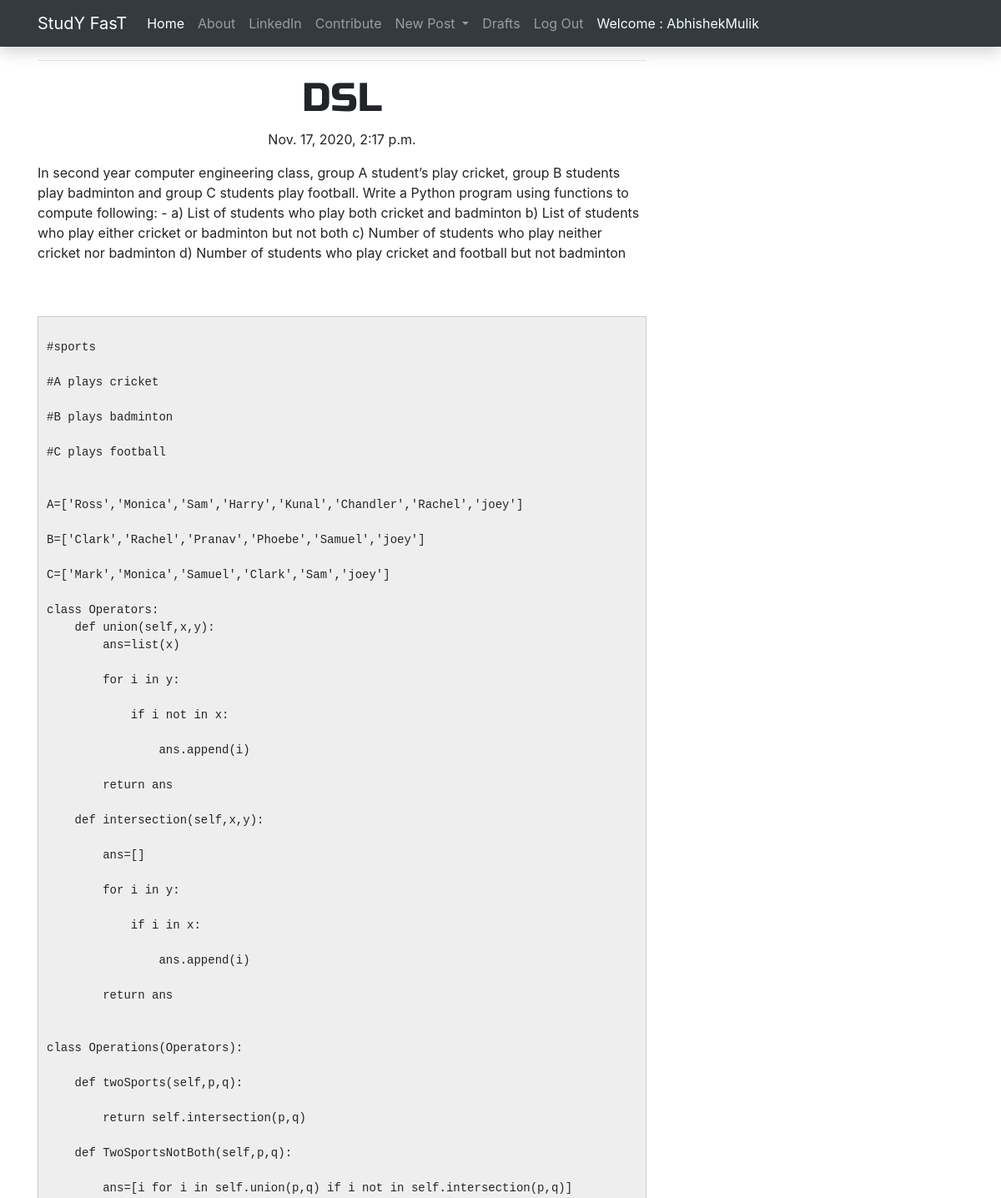
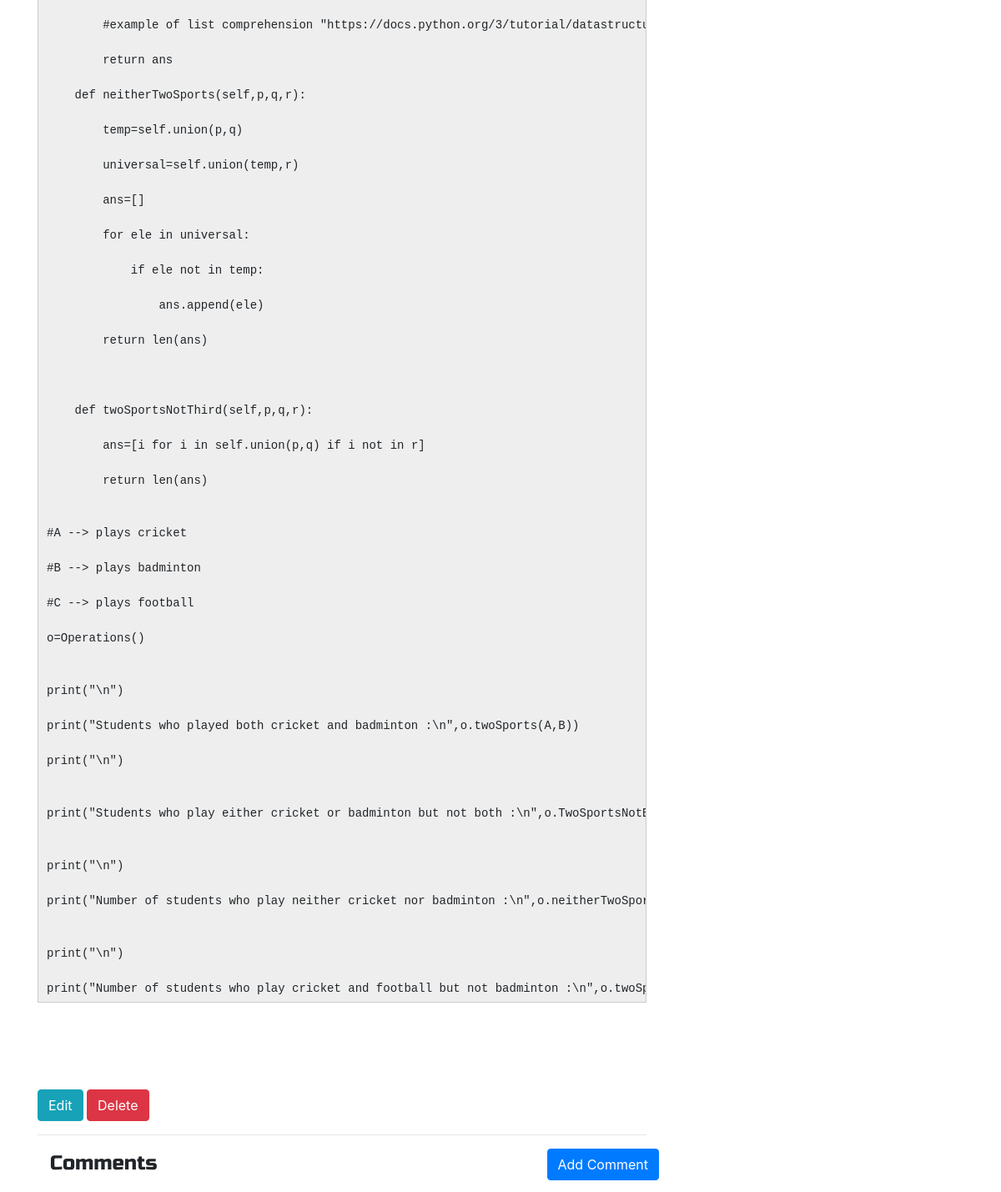
The app's page /post/12 (signed in) with its own data (2 pictures, top to bottom).
### blog/models.py (models this page shows, shortened)
class Post(models.Model):
    author=models.CharField(max_length=200,blank=True)
    title=models.CharField(max_length=200)
    subject=models.ForeignKey('SubjectList',on_delete=models.CASCADE,default=1)
    category=models.ForeignKey("Category",on_delete=models.CASCADE,default=1)
    text=RichTextField(blank=True,null=True)
    created_date=models.DateTimeField(default=timezone.now)
    published_date=models.DateTimeField(blank=True,null=True)

### blog/views.py (the view)
# urls.py: url(r'^post/(?P<pk>\d+)$', views.PostDetailView.as_view(), name='post_detail'),
class PostDetailView(DetailView):
    model=Post

### blog/templates/blog/post_detail.html (shortened to what this page needs)
{% extends 'blog/base.html' %}
{% block content %}
<h1 class="posttitle loader">{{post.title}}</h1>
{% if post.published_date %}
    <div class="date postdate">
        {{post.published_date}}
    </div>
{% else %}
    <a class="btn btn-success" href="{% url 'post_published' pk=post.id %}">Publish</a>
{% endif %}
<p class="postcontent">{{ post.text|safe|linebreaksbr}}</p>
{% if user.is_authenticated %}
  <a class="btn btn-info" href="{%url 'post_edit' pk=post.pk %}">Edit
  </a>
  <a class="btn btn-danger" href="{%url 'post_remove' pk=post.pk %}">Delete
   </a>
{%endif%}
<hr>
<a class="btn btn-primary btn-comment" href="{%url 'add_comment_to_post' pk=post.pk %}">Add Comment</a>
<div class="container">
    <p style="text-align:justify; font-size:x-large" class="posttitle loader">Comments</p>
</div>
{% endblock %}

### blog/templates/blog/base.html (shortened to what this page needs)
<!DOCTYPE html>
{% load static %}
<html>
    <head>
        <link rel="stylesheet" href="https://stackpath.bootstrapcdn.com/bootstrap/4.3.1/css/bootstrap.min.css">
        <link rel="stylesheet" href="//cdn.jsdelivr.net/medium-editor/latest/css/medium-editor.min.css" type="text/css" media="screen" charset="utf-8">
        <link rel="stylesheet" href="{% static 'css/blog.css' %}">
    </head>
<nav class="navbar navbar-expand-md navbar-dark bg-dark shadow sticky-top"style="background-color: #030303">
  <div class="container">
    <a class="navbar-brand" href="{% url 'subjectList' %}">StudY FasT</a>
    <div class="collapse navbar-collapse" id="collapse_target">
    <ul class="nav navbar-nav navbar-right ">
      <li class="nav-item active">
        <a class="nav-link navbar-right" href="{% url 'subjectList' %}">Home</a>
      </li>
      <li>
        <a class="nav-link" href="{% url 'about' %}">About</a>
      </li>
      <li class="nav-item">
        <a class="nav-link" href="https://www.linkedin.com/in/abhishek-mulik-931134193/">LinkedIn</a>
      </li>
      <li>
        <a class="nav-link" href="{% url 'contribute' %}">Contribute</a>
      </li>
      {% if user.is_authenticated %}
      <li class="nav-item dropdown">
        <a class="nav-link dropdown-toggle"href="#"id="navbarDropdown" role="button" data-toggle="dropdown" aria-haspopup="true" aria-expanded="false">
          New Post
        </a>
      </li>
      <li class="nav-item">
       <a class="nav-link" href="{% url 'post_draft_list' %}">Drafts</a>
       </li>
       <li class="nav-item">
           <a class="nav-link" href="{% url 'logout' %}">Log Out</a>
       </li>
       <li class="nav-item">
           <a class="nav-link" style="color: azure;">Welcome : {{user.username}}</a>
       </li>
       {% else %}
       <li class="nav-item"><a class="nav-link" style="color: beige;" href="{% url 'login' %}" >LogIn</a></li>
       {% endif %}
      </ul>
    </div>
  </div>
</nav>
    <div class="content container">
        <div class="row">
            <div class="col-md-8">
                <div class="blog_posts">
                  <hr>
                    {% block content %}
                    {% endblock %}
                </div>
            </div>
        </div>
    </div>
    </body>
</html>

### blog/static/css/blog.css (style rules this page uses)
.postdate { text-align: center; }
.posttitle { font-family: 'Russo One',sans-serif; font-size: 3em; text-align: center; }
.postcontent { font-family: 'Montserrat'; font-size: 1.5em; }
.btn-comment { position: absolute; right: 0px; }

### records on screen
Post: title "DSL", published_date "Nov. 17, 2020, 2:17 p.m.", text "In second year computer engineering class, group A student’s play cricket, group B students play badminton and group C students play football. Write a Python program using functions to compute following: - a) List of students who play both cricket and badminton b) List of students who play either cricket or badminton but not both c) Number of students who play neither cricket nor badminton d) Number of students who play cricket and football but not badminton #sports #A plays cricket #B plays badminton #C plays football A=['Ross','Monica','Sam','Harry','Kunal','Chandler','Rachel','joey'] B=['Clark','Rachel','Pranav','Phoebe','Samuel','joey'] C=['Mark','Monica','Samuel','Clark','Sam','joey']…"

### other values on screen
{{ user.username }} "AbhishekMulik"
